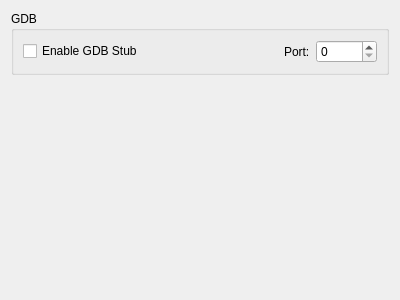
<?xml version="1.0" encoding="UTF-8"?>
<ui version="4.0">
 <class>ConfigureDebug</class>
 <widget class="QWidget" name="ConfigureDebug">
  <property name="geometry">
   <rect>
    <x>0</x>
    <y>0</y>
    <width>400</width>
    <height>300</height>
   </rect>
  </property>
  <property name="windowTitle">
   <string>Form</string>
  </property>
  <layout class="QVBoxLayout" name="verticalLayout">
   <item>
    <layout class="QVBoxLayout" name="verticalLayout_3">
     <item>
      <widget class="QGroupBox" name="groupBox">
       <property name="title">
        <string>GDB</string>
       </property>
       <layout class="QVBoxLayout" name="verticalLayout_2">
        <item>
         <layout class="QHBoxLayout" name="horizontalLayout_3">
          <item>
           <widget class="QCheckBox" name="toggle_gdbstub">
            <property name="toolTip">
             <string>Enable GDB STub.</string>
            </property>
            <property name="text">
             <string>Enable GDB Stub</string>
            </property>
           </widget>
          </item>
          <item>
           <spacer name="horizontalSpacer">
            <property name="orientation">
             <enum>Qt::Horizontal</enum>
            </property>
            <property name="sizeHint" stdset="0">
             <size>
              <width>40</width>
              <height>20</height>
             </size>
            </property>
           </spacer>
          </item>
          <item>
           <widget class="QLabel" name="label">
            <property name="text">
             <string>Port:</string>
            </property>
           </widget>
          </item>
          <item>
           <widget class="QSpinBox" name="gdbport_spinbox">
            <property name="maximum">
             <number>65536</number>
            </property>
           </widget>
          </item>
         </layout>
        </item>
       </layout>
      </widget>
     </item>
    </layout>
   </item>
   <item>
    <spacer name="verticalSpacer">
     <property name="orientation">
      <enum>Qt::Vertical</enum>
     </property>
     <property name="sizeHint" stdset="0">
      <size>
       <width>20</width>
       <height>40</height>
      </size>
     </property>
    </spacer>
   </item>
  </layout>
 </widget>
 <resources/>
 <connections>
  <connection>
   <sender>toggle_gdbstub</sender>
   <signal>toggled(bool)</signal>
   <receiver>gdbport_spinbox</receiver>
   <slot>setEnabled(bool)</slot>
   <hints>
    <hint type="sourcelabel">
     <x>84</x>
     <y>157</y>
    </hint>
    <hint type="destinationlabel">
     <x>342</x>
     <y>158</y>
    </hint>
   </hints>
  </connection>
 </connections>
</ui>
